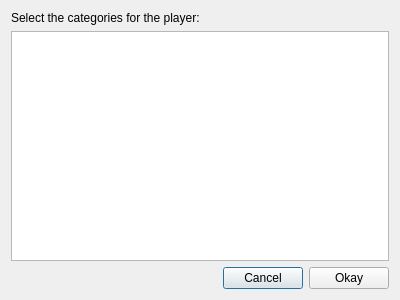
<?xml version="1.0" encoding="UTF-8"?>
<ui version="4.0">
 <class>DlgPickCategory</class>
 <widget class="QDialog" name="DlgPickCategory">
  <property name="geometry">
   <rect>
    <x>0</x>
    <y>0</y>
    <width>400</width>
    <height>300</height>
   </rect>
  </property>
  <property name="windowTitle">
   <string>Dialog</string>
  </property>
  <layout class="QVBoxLayout" name="verticalLayout_2">
   <item>
    <layout class="QVBoxLayout" name="verticalLayout">
     <item>
      <widget class="QLabel" name="label">
       <property name="text">
        <string>Select the categories for the player:</string>
       </property>
      </widget>
     </item>
     <item>
      <widget class="QListWidget" name="catList"/>
     </item>
     <item>
      <layout class="QHBoxLayout" name="horizontalLayout">
       <item>
        <spacer name="horizontalSpacer">
         <property name="orientation">
          <enum>Qt::Horizontal</enum>
         </property>
         <property name="sizeHint" stdset="0">
          <size>
           <width>40</width>
           <height>20</height>
          </size>
         </property>
        </spacer>
       </item>
       <item>
        <widget class="QPushButton" name="btnCancel">
         <property name="text">
          <string>Cancel</string>
         </property>
        </widget>
       </item>
       <item>
        <widget class="QPushButton" name="btnOkay">
         <property name="text">
          <string>Okay</string>
         </property>
        </widget>
       </item>
      </layout>
     </item>
    </layout>
   </item>
  </layout>
 </widget>
 <resources/>
 <connections>
  <connection>
   <sender>btnCancel</sender>
   <signal>clicked()</signal>
   <receiver>DlgPickCategory</receiver>
   <slot>reject()</slot>
   <hints>
    <hint type="sourcelabel">
     <x>262</x>
     <y>277</y>
    </hint>
    <hint type="destinationlabel">
     <x>199</x>
     <y>149</y>
    </hint>
   </hints>
  </connection>
  <connection>
   <sender>btnOkay</sender>
   <signal>clicked()</signal>
   <receiver>DlgPickCategory</receiver>
   <slot>accept()</slot>
   <hints>
    <hint type="sourcelabel">
     <x>348</x>
     <y>277</y>
    </hint>
    <hint type="destinationlabel">
     <x>199</x>
     <y>149</y>
    </hint>
   </hints>
  </connection>
 </connections>
</ui>
